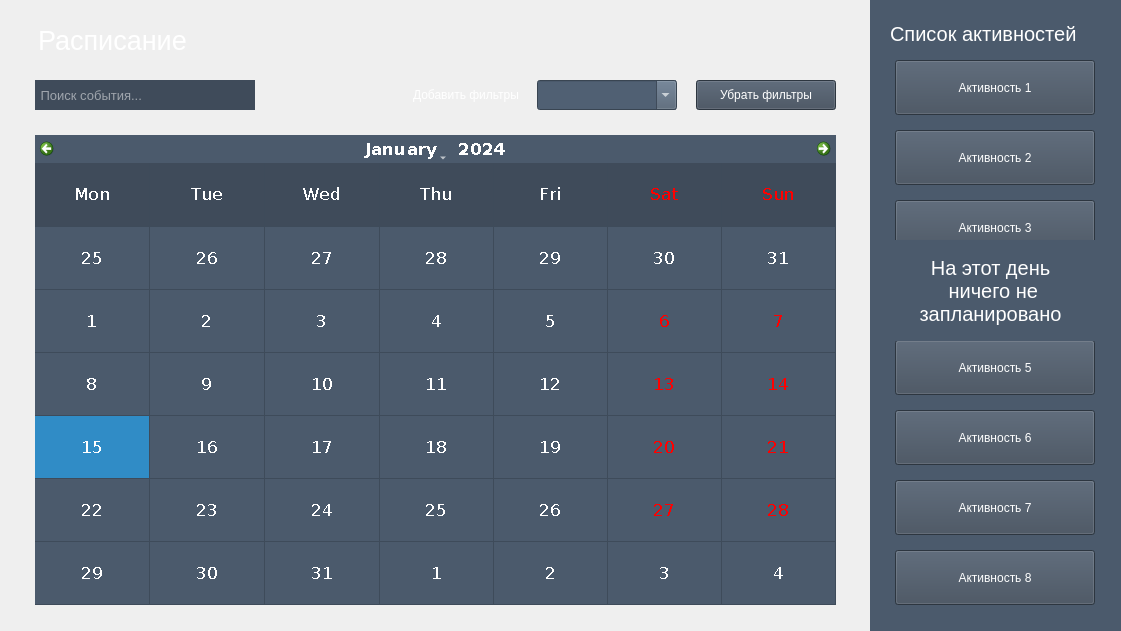
<?xml version="1.0" encoding="UTF-8"?>
<ui version="4.0">
 <class>Form</class>
 <widget class="QWidget" name="Form">
  <property name="geometry">
   <rect>
    <x>0</x>
    <y>0</y>
    <width>1121</width>
    <height>631</height>
   </rect>
  </property>
  <property name="windowTitle">
   <string>Form</string>
  </property>
  <widget class="QWidget" name="rightLayout" native="true">
   <property name="geometry">
    <rect>
     <x>870</x>
     <y>0</y>
     <width>251</width>
     <height>631</height>
    </rect>
   </property>
   <property name="sizePolicy">
    <sizepolicy hsizetype="Fixed" vsizetype="Fixed">
     <horstretch>0</horstretch>
     <verstretch>0</verstretch>
    </sizepolicy>
   </property>
   <property name="styleSheet">
    <string notr="true">background-color: rgb(75, 90, 108);</string>
   </property>
   <widget class="QPushButton" name="pushButtonActivity_8">
    <property name="geometry">
     <rect>
      <x>25</x>
      <y>550</y>
      <width>200</width>
      <height>55</height>
     </rect>
    </property>
    <property name="sizePolicy">
     <sizepolicy hsizetype="Expanding" vsizetype="Fixed">
      <horstretch>0</horstretch>
      <verstretch>0</verstretch>
     </sizepolicy>
    </property>
    <property name="minimumSize">
     <size>
      <width>200</width>
      <height>55</height>
     </size>
    </property>
    <property name="maximumSize">
     <size>
      <width>200</width>
      <height>55</height>
     </size>
    </property>
    <property name="layoutDirection">
     <enum>Qt::LeftToRight</enum>
    </property>
    <property name="styleSheet">
     <string notr="true">background-color: rgb(63, 75, 90);
color: rgb(255, 255, 255);
font: 13pt &quot;Microsoft YaHei UI&quot;;</string>
    </property>
    <property name="text">
     <string>Активность 8</string>
    </property>
    <property name="autoRepeat">
     <bool>false</bool>
    </property>
    <property name="autoDefault">
     <bool>false</bool>
    </property>
    <property name="flat">
     <bool>false</bool>
    </property>
   </widget>
   <widget class="QPushButton" name="pushButtonActivity_7">
    <property name="geometry">
     <rect>
      <x>25</x>
      <y>480</y>
      <width>200</width>
      <height>55</height>
     </rect>
    </property>
    <property name="sizePolicy">
     <sizepolicy hsizetype="Expanding" vsizetype="Fixed">
      <horstretch>0</horstretch>
      <verstretch>0</verstretch>
     </sizepolicy>
    </property>
    <property name="minimumSize">
     <size>
      <width>200</width>
      <height>55</height>
     </size>
    </property>
    <property name="maximumSize">
     <size>
      <width>200</width>
      <height>55</height>
     </size>
    </property>
    <property name="layoutDirection">
     <enum>Qt::LeftToRight</enum>
    </property>
    <property name="styleSheet">
     <string notr="true">background-color: rgb(63, 75, 90);
color: rgb(255, 255, 255);
font: 13pt &quot;Microsoft YaHei UI&quot;;</string>
    </property>
    <property name="text">
     <string>Активность 7</string>
    </property>
    <property name="autoRepeat">
     <bool>false</bool>
    </property>
    <property name="autoDefault">
     <bool>false</bool>
    </property>
    <property name="flat">
     <bool>false</bool>
    </property>
   </widget>
   <widget class="QPushButton" name="pushButtonActivity_6">
    <property name="geometry">
     <rect>
      <x>25</x>
      <y>410</y>
      <width>200</width>
      <height>55</height>
     </rect>
    </property>
    <property name="sizePolicy">
     <sizepolicy hsizetype="Expanding" vsizetype="Fixed">
      <horstretch>0</horstretch>
      <verstretch>0</verstretch>
     </sizepolicy>
    </property>
    <property name="minimumSize">
     <size>
      <width>200</width>
      <height>55</height>
     </size>
    </property>
    <property name="maximumSize">
     <size>
      <width>200</width>
      <height>55</height>
     </size>
    </property>
    <property name="layoutDirection">
     <enum>Qt::LeftToRight</enum>
    </property>
    <property name="styleSheet">
     <string notr="true">background-color: rgb(63, 75, 90);
color: rgb(255, 255, 255);
font: 13pt &quot;Microsoft YaHei UI&quot;;</string>
    </property>
    <property name="text">
     <string>Активность 6</string>
    </property>
    <property name="autoRepeat">
     <bool>false</bool>
    </property>
    <property name="autoDefault">
     <bool>false</bool>
    </property>
    <property name="flat">
     <bool>false</bool>
    </property>
   </widget>
   <widget class="QPushButton" name="pushButtonActivity_5">
    <property name="geometry">
     <rect>
      <x>25</x>
      <y>340</y>
      <width>200</width>
      <height>55</height>
     </rect>
    </property>
    <property name="sizePolicy">
     <sizepolicy hsizetype="Expanding" vsizetype="Fixed">
      <horstretch>0</horstretch>
      <verstretch>0</verstretch>
     </sizepolicy>
    </property>
    <property name="minimumSize">
     <size>
      <width>200</width>
      <height>55</height>
     </size>
    </property>
    <property name="maximumSize">
     <size>
      <width>200</width>
      <height>55</height>
     </size>
    </property>
    <property name="layoutDirection">
     <enum>Qt::LeftToRight</enum>
    </property>
    <property name="styleSheet">
     <string notr="true">background-color: rgb(63, 75, 90);
color: rgb(255, 255, 255);
font: 13pt &quot;Microsoft YaHei UI&quot;;</string>
    </property>
    <property name="text">
     <string>Активность 5</string>
    </property>
    <property name="autoRepeat">
     <bool>false</bool>
    </property>
    <property name="autoDefault">
     <bool>false</bool>
    </property>
    <property name="flat">
     <bool>false</bool>
    </property>
   </widget>
   <widget class="QPushButton" name="pushButtonActivity_4">
    <property name="geometry">
     <rect>
      <x>25</x>
      <y>270</y>
      <width>200</width>
      <height>55</height>
     </rect>
    </property>
    <property name="sizePolicy">
     <sizepolicy hsizetype="Expanding" vsizetype="Fixed">
      <horstretch>0</horstretch>
      <verstretch>0</verstretch>
     </sizepolicy>
    </property>
    <property name="minimumSize">
     <size>
      <width>200</width>
      <height>55</height>
     </size>
    </property>
    <property name="maximumSize">
     <size>
      <width>200</width>
      <height>55</height>
     </size>
    </property>
    <property name="layoutDirection">
     <enum>Qt::LeftToRight</enum>
    </property>
    <property name="styleSheet">
     <string notr="true">background-color: rgb(63, 75, 90);
color: rgb(255, 255, 255);
font: 13pt &quot;Microsoft YaHei UI&quot;;</string>
    </property>
    <property name="text">
     <string>Активность 4</string>
    </property>
    <property name="autoRepeat">
     <bool>false</bool>
    </property>
    <property name="autoDefault">
     <bool>false</bool>
    </property>
    <property name="flat">
     <bool>false</bool>
    </property>
   </widget>
   <widget class="QPushButton" name="pushButtonActivity_3">
    <property name="geometry">
     <rect>
      <x>25</x>
      <y>200</y>
      <width>200</width>
      <height>55</height>
     </rect>
    </property>
    <property name="sizePolicy">
     <sizepolicy hsizetype="Expanding" vsizetype="Fixed">
      <horstretch>0</horstretch>
      <verstretch>0</verstretch>
     </sizepolicy>
    </property>
    <property name="minimumSize">
     <size>
      <width>200</width>
      <height>55</height>
     </size>
    </property>
    <property name="maximumSize">
     <size>
      <width>200</width>
      <height>55</height>
     </size>
    </property>
    <property name="layoutDirection">
     <enum>Qt::LeftToRight</enum>
    </property>
    <property name="styleSheet">
     <string notr="true">background-color: rgb(63, 75, 90);
color: rgb(255, 255, 255);
font: 13pt &quot;Microsoft YaHei UI&quot;;</string>
    </property>
    <property name="text">
     <string>Активность 3</string>
    </property>
    <property name="autoRepeat">
     <bool>false</bool>
    </property>
    <property name="autoDefault">
     <bool>false</bool>
    </property>
    <property name="flat">
     <bool>false</bool>
    </property>
   </widget>
   <widget class="QPushButton" name="pushButtonActivity_2">
    <property name="geometry">
     <rect>
      <x>25</x>
      <y>130</y>
      <width>200</width>
      <height>55</height>
     </rect>
    </property>
    <property name="sizePolicy">
     <sizepolicy hsizetype="Expanding" vsizetype="Fixed">
      <horstretch>0</horstretch>
      <verstretch>0</verstretch>
     </sizepolicy>
    </property>
    <property name="minimumSize">
     <size>
      <width>200</width>
      <height>55</height>
     </size>
    </property>
    <property name="maximumSize">
     <size>
      <width>200</width>
      <height>55</height>
     </size>
    </property>
    <property name="layoutDirection">
     <enum>Qt::LeftToRight</enum>
    </property>
    <property name="styleSheet">
     <string notr="true">background-color: rgb(63, 75, 90);
color: rgb(255, 255, 255);
font: 13pt &quot;Microsoft YaHei UI&quot;;</string>
    </property>
    <property name="text">
     <string>Активность 2</string>
    </property>
    <property name="autoRepeat">
     <bool>false</bool>
    </property>
    <property name="autoDefault">
     <bool>false</bool>
    </property>
    <property name="flat">
     <bool>false</bool>
    </property>
   </widget>
   <widget class="QPushButton" name="pushButtonActivity_1">
    <property name="geometry">
     <rect>
      <x>25</x>
      <y>60</y>
      <width>200</width>
      <height>55</height>
     </rect>
    </property>
    <property name="sizePolicy">
     <sizepolicy hsizetype="Expanding" vsizetype="Fixed">
      <horstretch>0</horstretch>
      <verstretch>0</verstretch>
     </sizepolicy>
    </property>
    <property name="minimumSize">
     <size>
      <width>200</width>
      <height>55</height>
     </size>
    </property>
    <property name="maximumSize">
     <size>
      <width>200</width>
      <height>55</height>
     </size>
    </property>
    <property name="layoutDirection">
     <enum>Qt::LeftToRight</enum>
    </property>
    <property name="styleSheet">
     <string notr="true">background-color: rgb(63, 75, 90);
color: rgb(255, 255, 255);
font: 13pt &quot;Microsoft YaHei UI&quot;;</string>
    </property>
    <property name="text">
     <string>Активность 1</string>
    </property>
    <property name="autoRepeat">
     <bool>false</bool>
    </property>
    <property name="autoDefault">
     <bool>false</bool>
    </property>
    <property name="flat">
     <bool>false</bool>
    </property>
   </widget>
   <widget class="QLabel" name="labelActivity">
    <property name="geometry">
     <rect>
      <x>20</x>
      <y>20</y>
      <width>231</width>
      <height>27</height>
     </rect>
    </property>
    <property name="sizePolicy">
     <sizepolicy hsizetype="Fixed" vsizetype="Fixed">
      <horstretch>0</horstretch>
      <verstretch>0</verstretch>
     </sizepolicy>
    </property>
    <property name="maximumSize">
     <size>
      <width>250</width>
      <height>40</height>
     </size>
    </property>
    <property name="font">
     <font>
      <family>Microsoft YaHei UI</family>
      <pointsize>15</pointsize>
      <weight>50</weight>
      <italic>false</italic>
      <bold>false</bold>
     </font>
    </property>
    <property name="styleSheet">
     <string notr="true">color: rgb(255, 255, 255);
font: 15pt &quot;Microsoft YaHei UI&quot;;</string>
    </property>
    <property name="text">
     <string>Список активностей</string>
    </property>
    <property name="textFormat">
     <enum>Qt::AutoText</enum>
    </property>
   </widget>
   <widget class="QLabel" name="labelActivity_2">
    <property name="geometry">
     <rect>
      <x>0</x>
      <y>240</y>
      <width>241</width>
      <height>101</height>
     </rect>
    </property>
    <property name="sizePolicy">
     <sizepolicy hsizetype="Fixed" vsizetype="Fixed">
      <horstretch>0</horstretch>
      <verstretch>0</verstretch>
     </sizepolicy>
    </property>
    <property name="maximumSize">
     <size>
      <width>1000</width>
      <height>500</height>
     </size>
    </property>
    <property name="font">
     <font>
      <family>Microsoft YaHei UI</family>
      <pointsize>15</pointsize>
      <weight>50</weight>
      <italic>false</italic>
      <bold>false</bold>
     </font>
    </property>
    <property name="styleSheet">
     <string notr="true">color: rgb(255, 255, 255);
font: 15pt &quot;Microsoft YaHei UI&quot;;</string>
    </property>
    <property name="text">
     <string>Здесь будут
отображены
 ваши события</string>
    </property>
    <property name="textFormat">
     <enum>Qt::AutoText</enum>
    </property>
    <property name="alignment">
     <set>Qt::AlignCenter</set>
    </property>
   </widget>
   <widget class="QLabel" name="labelActivity_3">
    <property name="geometry">
     <rect>
      <x>0</x>
      <y>240</y>
      <width>241</width>
      <height>101</height>
     </rect>
    </property>
    <property name="sizePolicy">
     <sizepolicy hsizetype="Fixed" vsizetype="Fixed">
      <horstretch>0</horstretch>
      <verstretch>0</verstretch>
     </sizepolicy>
    </property>
    <property name="maximumSize">
     <size>
      <width>1000</width>
      <height>500</height>
     </size>
    </property>
    <property name="font">
     <font>
      <family>Microsoft YaHei UI</family>
      <pointsize>15</pointsize>
      <weight>50</weight>
      <italic>false</italic>
      <bold>false</bold>
     </font>
    </property>
    <property name="styleSheet">
     <string notr="true">color: rgb(255, 255, 255);
font: 15pt &quot;Microsoft YaHei UI&quot;;</string>
    </property>
    <property name="text">
     <string>На этот день
 ничего не
запланировано</string>
    </property>
    <property name="textFormat">
     <enum>Qt::AutoText</enum>
    </property>
    <property name="alignment">
     <set>Qt::AlignCenter</set>
    </property>
   </widget>
  </widget>
  <widget class="QWidget" name="centralLayout" native="true">
   <property name="geometry">
    <rect>
     <x>0</x>
     <y>0</y>
     <width>871</width>
     <height>631</height>
    </rect>
   </property>
   <property name="sizePolicy">
    <sizepolicy hsizetype="Fixed" vsizetype="Fixed">
     <horstretch>0</horstretch>
     <verstretch>0</verstretch>
    </sizepolicy>
   </property>
   <layout class="QVBoxLayout" name="verticalLayout_3">
    <property name="spacing">
     <number>0</number>
    </property>
    <property name="sizeConstraint">
     <enum>QLayout::SetNoConstraint</enum>
    </property>
    <property name="leftMargin">
     <number>0</number>
    </property>
    <property name="topMargin">
     <number>0</number>
    </property>
    <property name="rightMargin">
     <number>0</number>
    </property>
    <property name="bottomMargin">
     <number>0</number>
    </property>
    <item alignment="Qt::AlignHCenter">
     <widget class="QWidget" name="centerUpperLayout" native="true">
      <property name="sizePolicy">
       <sizepolicy hsizetype="Fixed" vsizetype="Fixed">
        <horstretch>0</horstretch>
        <verstretch>0</verstretch>
       </sizepolicy>
      </property>
      <property name="minimumSize">
       <size>
        <width>0</width>
        <height>30</height>
       </size>
      </property>
      <layout class="QHBoxLayout" name="horizontalLayout">
       <property name="spacing">
        <number>0</number>
       </property>
       <property name="sizeConstraint">
        <enum>QLayout::SetNoConstraint</enum>
       </property>
       <property name="leftMargin">
        <number>0</number>
       </property>
       <property name="topMargin">
        <number>0</number>
       </property>
       <property name="rightMargin">
        <number>0</number>
       </property>
       <property name="bottomMargin">
        <number>0</number>
       </property>
       <item alignment="Qt::AlignVCenter">
        <widget class="QLabel" name="label">
         <property name="enabled">
          <bool>true</bool>
         </property>
         <property name="sizePolicy">
          <sizepolicy hsizetype="Fixed" vsizetype="Fixed">
           <horstretch>0</horstretch>
           <verstretch>0</verstretch>
          </sizepolicy>
         </property>
         <property name="minimumSize">
          <size>
           <width>0</width>
           <height>30</height>
          </size>
         </property>
         <property name="maximumSize">
          <size>
           <width>400</width>
           <height>30</height>
          </size>
         </property>
         <property name="font">
          <font>
           <family>Microsoft YaHei UI</family>
           <pointsize>20</pointsize>
           <weight>50</weight>
           <italic>false</italic>
           <bold>false</bold>
          </font>
         </property>
         <property name="styleSheet">
          <string notr="true">color: rgb(255, 255, 255);
font: 20pt &quot;Microsoft YaHei UI&quot;;</string>
         </property>
         <property name="text">
          <string>Расписание</string>
         </property>
         <property name="scaledContents">
          <bool>false</bool>
         </property>
         <property name="wordWrap">
          <bool>false</bool>
         </property>
         <property name="openExternalLinks">
          <bool>false</bool>
         </property>
        </widget>
       </item>
       <item>
        <spacer name="horizontalSpacer_1">
         <property name="orientation">
          <enum>Qt::Horizontal</enum>
         </property>
         <property name="sizeType">
          <enum>QSizePolicy::Fixed</enum>
         </property>
         <property name="sizeHint" stdset="0">
          <size>
           <width>645</width>
           <height>20</height>
          </size>
         </property>
        </spacer>
       </item>
      </layout>
     </widget>
    </item>
    <item alignment="Qt::AlignHCenter">
     <widget class="QWidget" name="centerCenterLayout" native="true">
      <property name="sizePolicy">
       <sizepolicy hsizetype="Fixed" vsizetype="Fixed">
        <horstretch>0</horstretch>
        <verstretch>0</verstretch>
       </sizepolicy>
      </property>
      <property name="minimumSize">
       <size>
        <width>801</width>
        <height>30</height>
       </size>
      </property>
      <property name="maximumSize">
       <size>
        <width>801</width>
        <height>30</height>
       </size>
      </property>
      <layout class="QHBoxLayout" name="horizontalLayout_2">
       <property name="spacing">
        <number>15</number>
       </property>
       <property name="sizeConstraint">
        <enum>QLayout::SetNoConstraint</enum>
       </property>
       <property name="leftMargin">
        <number>0</number>
       </property>
       <property name="topMargin">
        <number>0</number>
       </property>
       <property name="rightMargin">
        <number>0</number>
       </property>
       <property name="bottomMargin">
        <number>0</number>
       </property>
       <item alignment="Qt::AlignHCenter|Qt::AlignVCenter">
        <widget class="QLineEdit" name="findEventEditText">
         <property name="sizePolicy">
          <sizepolicy hsizetype="Fixed" vsizetype="Fixed">
           <horstretch>0</horstretch>
           <verstretch>0</verstretch>
          </sizepolicy>
         </property>
         <property name="minimumSize">
          <size>
           <width>220</width>
           <height>30</height>
          </size>
         </property>
         <property name="maximumSize">
          <size>
           <width>220</width>
           <height>30</height>
          </size>
         </property>
         <property name="font">
          <font>
           <family>Microsoft YaHei UI</family>
           <pointsize>10</pointsize>
           <weight>50</weight>
           <italic>false</italic>
           <bold>false</bold>
           <underline>false</underline>
           <stylestrategy>PreferDefault</stylestrategy>
           <kerning>true</kerning>
          </font>
         </property>
         <property name="autoFillBackground">
          <bool>false</bool>
         </property>
         <property name="styleSheet">
          <string notr="true">background-color: rgb(63, 75, 90);
font: 10pt &quot;Microsoft YaHei UI&quot;;;
color: rgb(255, 255, 255);</string>
         </property>
         <property name="text">
          <string/>
         </property>
         <property name="frame">
          <bool>false</bool>
         </property>
         <property name="placeholderText">
          <string> Поиск события...</string>
         </property>
        </widget>
       </item>
       <item>
        <spacer name="horizontalSpacer_2">
         <property name="orientation">
          <enum>Qt::Horizontal</enum>
         </property>
         <property name="sizeType">
          <enum>QSizePolicy::Fixed</enum>
         </property>
         <property name="sizeHint" stdset="0">
          <size>
           <width>105</width>
           <height>20</height>
          </size>
         </property>
        </spacer>
       </item>
       <item alignment="Qt::AlignRight|Qt::AlignVCenter">
        <widget class="QLabel" name="addFiltersLabel">
         <property name="sizePolicy">
          <sizepolicy hsizetype="Fixed" vsizetype="Fixed">
           <horstretch>0</horstretch>
           <verstretch>0</verstretch>
          </sizepolicy>
         </property>
         <property name="styleSheet">
          <string notr="true">color: rgb(255, 255, 255);
font: 10pt &quot;Microsoft YaHei UI&quot;;</string>
         </property>
         <property name="text">
          <string>Добавить фильтры</string>
         </property>
        </widget>
       </item>
       <item alignment="Qt::AlignRight">
        <widget class="QComboBox" name="comboBoxAddFilters">
         <property name="sizePolicy">
          <sizepolicy hsizetype="Fixed" vsizetype="Fixed">
           <horstretch>0</horstretch>
           <verstretch>0</verstretch>
          </sizepolicy>
         </property>
         <property name="minimumSize">
          <size>
           <width>140</width>
           <height>30</height>
          </size>
         </property>
         <property name="maximumSize">
          <size>
           <width>140</width>
           <height>30</height>
          </size>
         </property>
         <property name="palette">
          <palette>
           <active>
            <colorrole role="WindowText">
             <brush brushstyle="SolidPattern">
              <color alpha="255">
               <red>255</red>
               <green>255</green>
               <blue>255</blue>
              </color>
             </brush>
            </colorrole>
            <colorrole role="Button">
             <brush brushstyle="SolidPattern">
              <color alpha="255">
               <red>80</red>
               <green>96</green>
               <blue>115</blue>
              </color>
             </brush>
            </colorrole>
            <colorrole role="Text">
             <brush brushstyle="SolidPattern">
              <color alpha="255">
               <red>255</red>
               <green>255</green>
               <blue>255</blue>
              </color>
             </brush>
            </colorrole>
            <colorrole role="ButtonText">
             <brush brushstyle="SolidPattern">
              <color alpha="255">
               <red>255</red>
               <green>255</green>
               <blue>255</blue>
              </color>
             </brush>
            </colorrole>
            <colorrole role="Base">
             <brush brushstyle="SolidPattern">
              <color alpha="255">
               <red>80</red>
               <green>96</green>
               <blue>115</blue>
              </color>
             </brush>
            </colorrole>
            <colorrole role="Window">
             <brush brushstyle="SolidPattern">
              <color alpha="255">
               <red>80</red>
               <green>96</green>
               <blue>115</blue>
              </color>
             </brush>
            </colorrole>
           </active>
           <inactive>
            <colorrole role="WindowText">
             <brush brushstyle="SolidPattern">
              <color alpha="255">
               <red>255</red>
               <green>255</green>
               <blue>255</blue>
              </color>
             </brush>
            </colorrole>
            <colorrole role="Button">
             <brush brushstyle="SolidPattern">
              <color alpha="255">
               <red>80</red>
               <green>96</green>
               <blue>115</blue>
              </color>
             </brush>
            </colorrole>
            <colorrole role="Text">
             <brush brushstyle="SolidPattern">
              <color alpha="255">
               <red>255</red>
               <green>255</green>
               <blue>255</blue>
              </color>
             </brush>
            </colorrole>
            <colorrole role="ButtonText">
             <brush brushstyle="SolidPattern">
              <color alpha="255">
               <red>255</red>
               <green>255</green>
               <blue>255</blue>
              </color>
             </brush>
            </colorrole>
            <colorrole role="Base">
             <brush brushstyle="SolidPattern">
              <color alpha="255">
               <red>80</red>
               <green>96</green>
               <blue>115</blue>
              </color>
             </brush>
            </colorrole>
            <colorrole role="Window">
             <brush brushstyle="SolidPattern">
              <color alpha="255">
               <red>80</red>
               <green>96</green>
               <blue>115</blue>
              </color>
             </brush>
            </colorrole>
           </inactive>
           <disabled>
            <colorrole role="WindowText">
             <brush brushstyle="SolidPattern">
              <color alpha="255">
               <red>255</red>
               <green>255</green>
               <blue>255</blue>
              </color>
             </brush>
            </colorrole>
            <colorrole role="Button">
             <brush brushstyle="SolidPattern">
              <color alpha="255">
               <red>80</red>
               <green>96</green>
               <blue>115</blue>
              </color>
             </brush>
            </colorrole>
            <colorrole role="Text">
             <brush brushstyle="SolidPattern">
              <color alpha="255">
               <red>255</red>
               <green>255</green>
               <blue>255</blue>
              </color>
             </brush>
            </colorrole>
            <colorrole role="ButtonText">
             <brush brushstyle="SolidPattern">
              <color alpha="255">
               <red>255</red>
               <green>255</green>
               <blue>255</blue>
              </color>
             </brush>
            </colorrole>
            <colorrole role="Base">
             <brush brushstyle="SolidPattern">
              <color alpha="255">
               <red>80</red>
               <green>96</green>
               <blue>115</blue>
              </color>
             </brush>
            </colorrole>
            <colorrole role="Window">
             <brush brushstyle="SolidPattern">
              <color alpha="255">
               <red>80</red>
               <green>96</green>
               <blue>115</blue>
              </color>
             </brush>
            </colorrole>
           </disabled>
          </palette>
         </property>
         <property name="font">
          <font>
           <family>Microsoft JhengHei UI</family>
           <pointsize>10</pointsize>
           <weight>50</weight>
           <italic>false</italic>
           <bold>false</bold>
          </font>
         </property>
         <property name="contextMenuPolicy">
          <enum>Qt::ActionsContextMenu</enum>
         </property>
         <property name="layoutDirection">
          <enum>Qt::LeftToRight</enum>
         </property>
         <property name="autoFillBackground">
          <bool>false</bool>
         </property>
         <property name="styleSheet">
          <string notr="true">background-color: rgb(80, 96, 115);
color: rgb(255, 255, 255);
font: 10pt &quot;Microsoft JhengHei UI&quot;;</string>
         </property>
         <property name="editable">
          <bool>true</bool>
         </property>
         <property name="currentText">
          <string/>
         </property>
         <property name="maxVisibleItems">
          <number>16</number>
         </property>
         <property name="insertPolicy">
          <enum>QComboBox::InsertAlphabetically</enum>
         </property>
         <property name="frame">
          <bool>true</bool>
         </property>
        </widget>
       </item>
       <item alignment="Qt::AlignRight">
        <widget class="QPushButton" name="removeFiltersButton">
         <property name="sizePolicy">
          <sizepolicy hsizetype="Fixed" vsizetype="Fixed">
           <horstretch>0</horstretch>
           <verstretch>0</verstretch>
          </sizepolicy>
         </property>
         <property name="minimumSize">
          <size>
           <width>140</width>
           <height>30</height>
          </size>
         </property>
         <property name="maximumSize">
          <size>
           <width>140</width>
           <height>30</height>
          </size>
         </property>
         <property name="styleSheet">
          <string notr="true">background-color: rgb(63, 75, 90);
color: rgb(255, 255, 255);
font: 10pt &quot;Microsoft YaHei UI&quot;;</string>
         </property>
         <property name="text">
          <string>Убрать фильтры</string>
         </property>
        </widget>
       </item>
      </layout>
     </widget>
    </item>
    <item alignment="Qt::AlignHCenter">
     <widget class="QCalendarWidget" name="calendarWidget">
      <property name="enabled">
       <bool>true</bool>
      </property>
      <property name="sizePolicy">
       <sizepolicy hsizetype="Expanding" vsizetype="Expanding">
        <horstretch>0</horstretch>
        <verstretch>0</verstretch>
       </sizepolicy>
      </property>
      <property name="minimumSize">
       <size>
        <width>801</width>
        <height>470</height>
       </size>
      </property>
      <property name="maximumSize">
       <size>
        <width>801</width>
        <height>470</height>
       </size>
      </property>
      <property name="font">
       <font>
        <family>Verdana</family>
        <pointsize>13</pointsize>
        <weight>50</weight>
        <italic>false</italic>
        <bold>false</bold>
        <underline>false</underline>
        <strikeout>false</strikeout>
        <stylestrategy>NoAntialias</stylestrategy>
        <kerning>false</kerning>
       </font>
      </property>
      <property name="cursor">
       <cursorShape>ArrowCursor</cursorShape>
      </property>
      <property name="mouseTracking">
       <bool>false</bool>
      </property>
      <property name="tabletTracking">
       <bool>false</bool>
      </property>
      <property name="focusPolicy">
       <enum>Qt::StrongFocus</enum>
      </property>
      <property name="acceptDrops">
       <bool>false</bool>
      </property>
      <property name="statusTip">
       <string notr="true"/>
      </property>
      <property name="whatsThis">
       <string notr="true"/>
      </property>
      <property name="accessibleName">
       <string/>
      </property>
      <property name="layoutDirection">
       <enum>Qt::LeftToRight</enum>
      </property>
      <property name="autoFillBackground">
       <bool>false</bool>
      </property>
      <property name="styleSheet">
       <string notr="true">background-color: rgb(75, 90, 108);
color: rgb(255, 255, 255);
alternate-background-color: rgb(63, 75, 90);

</string>
      </property>
      <property name="inputMethodHints">
       <set>Qt::ImhNone</set>
      </property>
      <property name="gridVisible">
       <bool>true</bool>
      </property>
      <property name="selectionMode">
       <enum>QCalendarWidget::SingleSelection</enum>
      </property>
      <property name="horizontalHeaderFormat">
       <enum>QCalendarWidget::ShortDayNames</enum>
      </property>
      <property name="verticalHeaderFormat">
       <enum>QCalendarWidget::NoVerticalHeader</enum>
      </property>
      <property name="navigationBarVisible">
       <bool>true</bool>
      </property>
      <property name="dateEditEnabled">
       <bool>true</bool>
      </property>
     </widget>
    </item>
   </layout>
  </widget>
 </widget>
 <resources/>
 <connections/>
</ui>
